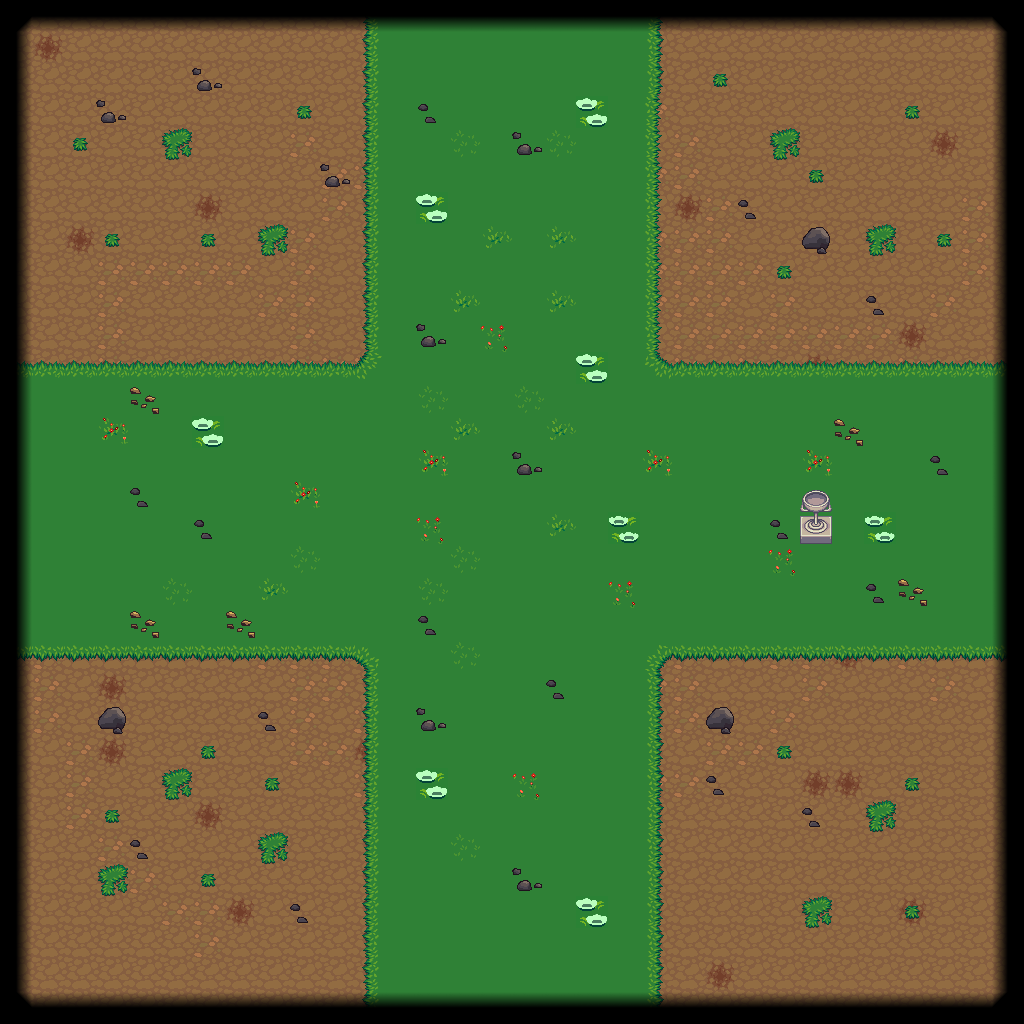

The image is a tile-based game level rendered from a .tmx file. Its description and source (layers, tilesets, objects; grid data summarised) follow:
An orthogonal 32x32 tile map with 32x32 px tiles, 5 tile layers (back_0, back_1, back_2, back_3, ...), 2 tilesets and 5 objects (4x CRect, SPoint).

<map version="1.10" tiledversion="1.10.2" orientation="orthogonal" renderorder="right-down" width="32" height="32" tilewidth="32" tileheight="32" infinite="0" nextlayerid="6" nextobjectid="6">
 <tileset firstgid="1" source="tilesets/terrain.tsx" />
 <tileset firstgid="1025" source="tilesets/mask.tsx" />
 <layer id="1" name="back_0" width="32" height="32">
  <data>[1024 cells, 1024 non-empty, 4 distinct tile ids]</data>
 </layer>
 <layer id="2" name="back_1" width="32" height="32">
  <data>[1024 cells, 565 non-empty, 19 distinct tile ids]</data>
 </layer>
 <layer id="3" name="back_2" width="32" height="32">
  <data>[1024 cells, 31 non-empty, 5 distinct tile ids]</data>
 </layer>
 <layer id="4" name="back_3" width="32" height="32">
  <data>[1024 cells, 2 non-empty, 2 distinct tile ids]</data>
 </layer>
 <layer id="5" name="fore_0" width="32" height="32">
  <data>[1024 cells, 124 non-empty, 8 distinct tile ids]</data>
 </layer>
 <objectgroup id="1" name="objects">
  <object id="1" name="sp_0" type="SPoint" x="512" y="512">
   <properties>
    <property name="sp_name" value="start" />
   </properties>
   <point />
  </object>
  <object id="2" name="cr_0" type="CRect" x="352" y="64" width="320" height="928">
   <properties>
    <property name="can_walk" type="bool" value="true" />
   </properties>
  </object>
  <object id="3" name="cr_1" type="CRect" x="32" y="352" width="320" height="320">
   <properties>
    <property name="can_walk" type="bool" value="true" />
   </properties>
  </object>
  <object id="4" name="cr_2" type="CRect" x="672" y="352" width="320" height="320">
   <properties>
    <property name="can_walk" type="bool" value="true" />
   </properties>
  </object>
  <object id="5" name="cr_3" type="CRect" x="800" y="488" width="32" height="56">
   <properties>
    <property name="can_walk" type="bool" value="false" />
    <property name="cr_name" value="cup" />
   </properties>
  </object>
 </objectgroup>
</map>
